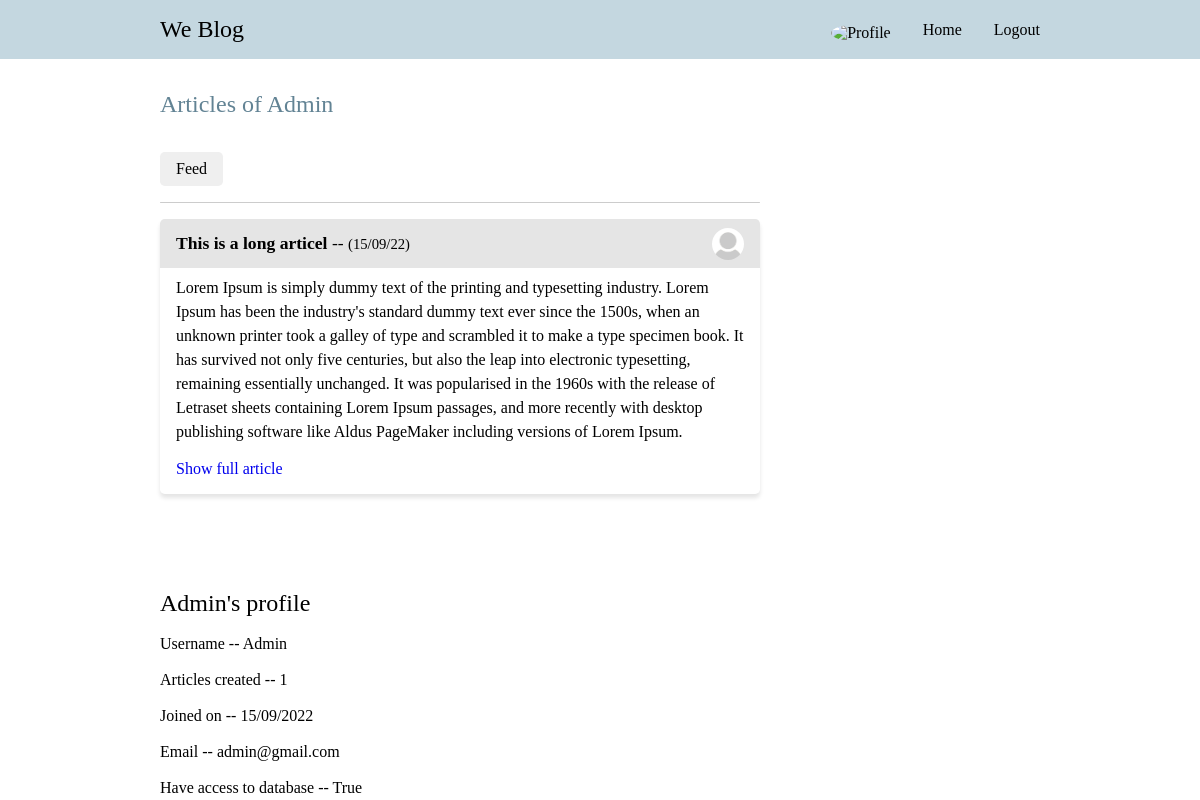
Before: /Authorpage/1 with the older database file.
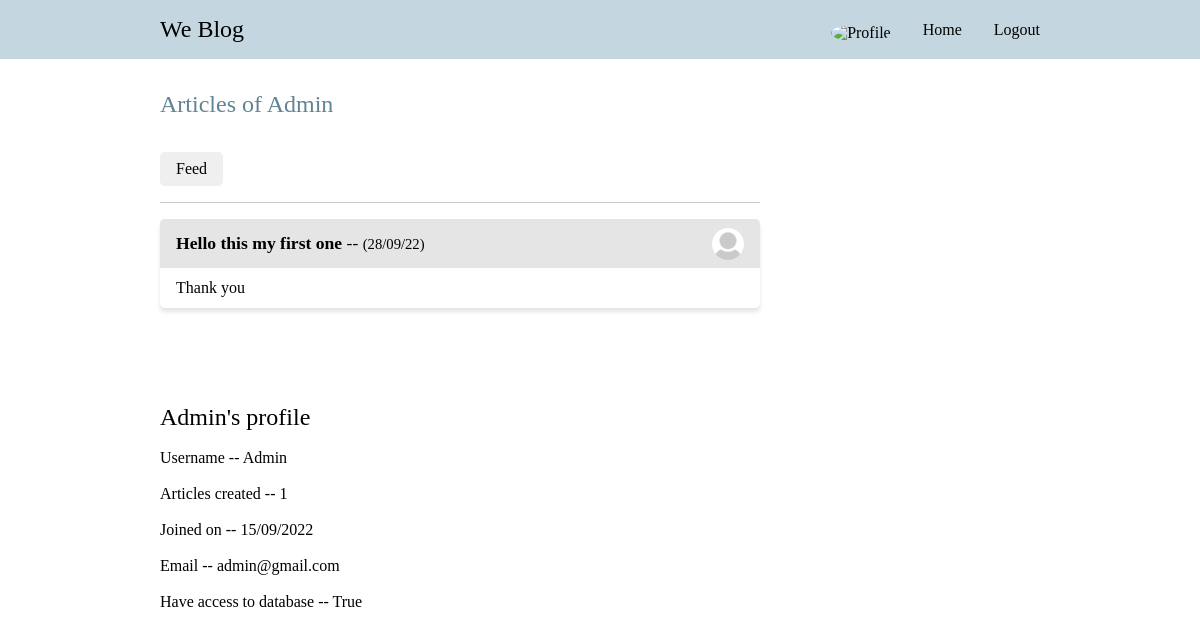
After: the same page with the newer database file.
### blog/models.py (models this page shows, shortened)
class Article(models.Model):
    user = models.ForeignKey(User, on_delete=models.CASCADE, null=True)
    title=models.CharField(max_length=200)
    desc=models.TextField()
    date = models.DateTimeField(default=datetime.now)
    pic = models.ImageField(null = True, blank = True, upload_to='Articlepics/')

class Profile(models.Model):
    user = models.OneToOneField(User, on_delete=models.CASCADE, null=True)
    pic = models.ImageField(default="Defaultprofilepic.jpg", upload_to='Profiles/')

### blog/views.py (the view)
# urls.py: path('Authorpage/<int:Article_id>', views.Authorpage, name="Authorpage" ),
def Authorpage(request, Article_id):
    Articleauthor=User.objects.get(id=Article_id).id
    if(request.user.id == Articleauthor):
        return render(request, 'Yourarticles.html', {'Article':Article.objects.filter(user=request.user)})
    return render(request, 'Authorpage.html', {"Article":[Article.objects.filter(user=Articleauthor), User.objects.get(id=Article_id)]})

### Templates/Authorpage.html (shortened to what this page needs)
{% load static %}
<!DOCTYPE html>
<html lang="en">
  <head>
    <link rel="stylesheet" href="{% static '/Css/Landingpage.css' %}" />
    <link rel="stylesheet" href="{% static '/Css/Home.css' %}" />
  </head>
  <body>
    <header>
      <a href="/"><span>We Blog</span></a>
      <ul>
        <a class="nohover" href="{% url 'Profile' %}"
          ><img src="{{user.profile.pic.url}}" alt="Profile"
        /></a>
        <a href="{% url 'Bloghome' %}">
          <li>Home</li>
        </a>
        <a href="{% url 'Logout' %}">
          <li>Logout</li>
        </a>
      </ul>
    </header>
    <div class="Main">
      <div class="Welcome">
        <h1>Articles of {{Article.1.username}}</h1>
        <br />
      </div>
      <div class="Articlecontainer">
        <div class="oneside">
          <div class="Articleheader">
            <a href="{% url 'Bloghome' %}"
              ><button type="button">Feed</button></a
            >
          </div>
          <hr />
          {% if Article.0 %} {% for i in Article.0 %}
          <div class="Article">
            <section>
              <p class="title">
                <b>{{i.title}}</b> --
                <small>({{i.date | date:"j/m/y"}})</small>
              </p>
              <img src="{{i.user.profile.pic.url}}" alt="Profilepic" />
            </section>
            <div class="desc">
              <p>{{i.desc}}</p>
            </div>
            {% if i.desc|length > 300 or i.pic %}
            <div class="Articlefooter">
              <p>
                <a href="{% url 'Detail' i.id %}">Show full article</a>
              </p>
            </div>
            {% endif %}
          </div>
          {% endfor %} {% else %}
          <p>No articles here🥲</p>
          {% endif %}
        </div>
        <div class="Otherside">
          <h2>{{Article.1}}'s profile</h2>
          <br />
          <p>Username -- {{Article.1.username}}</p>
          <br />
          <p>Articles created -- {{Article.0.count}}</p>
          <br />
          <p>Joined on -- {{Article.1.date_joined | date:"j/m/Y"}}</p>
          <br />
          <p>Email -- {{Article.1.email}}</p>
          <br />
          <p>Have access to database -- {{Article.1.is_superuser}}</p>
        </div>
      </div>
    </div>
  </body>
</html>

Changed rows visible on the page:
removed Article: title "This is a long articel", date "15/09/22", user.profile.pic (placeholder picture), desc "Lorem Ipsum is simply dummy text of the printing and typesetting industry. Lorem Ipsum has been the industry's standard dummy text ever since the 1500s, when an unknown printer took a galley of type and scrambled it to make a type specimen book. It has survived not only five centuries, but also the leap into electronic typesetting, remaining essentially unchanged. It was popularised in the 1960s with the release of Letraset sheets containing Lorem Ipsum passages, and more recently with desktop publishing software like Aldus PageMaker including versions of Lorem Ipsum.", shows "Show full article"
added Article: title "Hello this my first one", date "28/09/22", user.profile.pic (placeholder picture), desc "Thank you"
